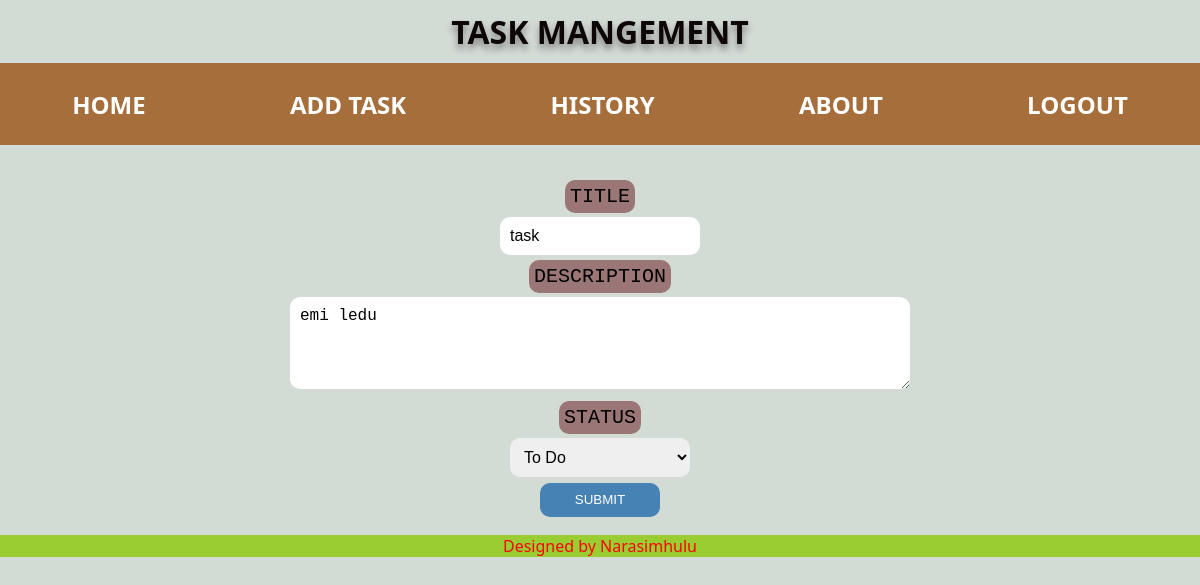
The page /home/update/78 on the database its author committed.
### myapp/models.py (models this page shows, shortened)
class Task(models.Model):
    class Status(models.TextChoices):
        TODO = "todo", "To Do"
        IN_PROGRESS = "in_progress", "In Progress"
        DONE = "done", "Done"
    title = models.CharField(max_length=100)
    description = models.CharField(max_length=500)
    status = models.CharField(max_length=20, choices=Status.choices, default=Status.TODO)

### myapp/views.py (the view)
# urls.py: path('update/<int:id>',views.upd,name='update'),
def upd(request, id):
    s = Task.objects.get(id=id)
    if request.method == "POST":
        s.title = request.POST["title"]
        s.description = request.POST["description"]
        s.status = request.POST.get("status", s.status)
        s.save()
        return redirect("home")
    d = {"k": s, "status_choices": Task.Status.choices}
    return render(request, "create.html", d)

### myapp/templates/create.html (shortened to what this page needs)
{% extends 'home.html' %}
{% block content %}
    <div class="inp">
        <form action="" method="POST">
            <label for="title">TITLE</label><br>
            <input id="title" type="text" placeholder="Enter the title" name="title" value="{{ k.title }}"><br>
            <label for="description">DESCRIPTION</label><br>
            <textarea id="description" name="description" rows="4" placeholder="Enter the description">{{ k.description }}</textarea><br>
            <label for="status">STATUS</label><br>
            <select id="status" name="status">
                {% for value, label in status_choices %}
                    <option value="{{ value }}" {% if k.status == value %}selected{% endif %}>{{ label }}</option>
                {% endfor %}
            </select>
            <br>
            <button type="submit">SUBMIT</button>
        </form>
    </div>
{% endblock %}

### myapp/static/index.css (style rules this page uses)
body { background-color:rgb(211, 219, 213); font-family: 'Segoe UI', Tahoma, Geneva, Verdana, sans-serif; }
* { padding:0px; margin:0px; }
#title { width: 15%; word-wrap: break-word; overflow-wrap: break-word; }
#status { width: 15%; word-wrap: break-word; overflow-wrap: break-word; }
form { margin-top: 30px; font-size: 25px; text-align: center; height: 350px; }
.inp label { border: 2px solid grey; border-radius: 10px; background-color: rgb(155, 118, 118); font-size: 20px; color: black; font-family: 'Courier New', Courier, monospace; padding: 5px; margin-bottom: 5px; border: none; }
.inp input, .inp textarea, .inp select { margin-top: 8px; border-radius: 10px; font-size: 16px; color: black; padding: 10px; border: none; outline: none; width: min(600px, 90vw); }
.inp textarea { resize: vertical; }
button { width: 120px; height: 34px; border-radius: 10px; border: none; background-color: steelblue; color: white; }

### rows shown on the page
Task: title "task", description "emi ledu", status "To Do"
